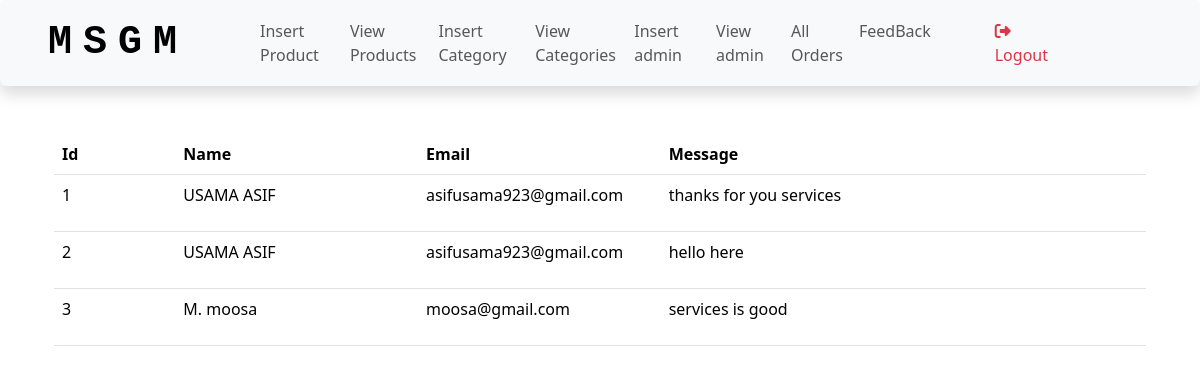
/admin_area/index.php?feedback (signed in), run on the app's committed database.
### tables this page shows
CREATE TABLE `feedback` (
  `feedback_id` int(11) NOT NULL,
  `name` varchar(100) NOT NULL,
  `email` varchar(100) NOT NULL,
  `message` text NOT NULL,
  `submitted_at` timestamp NOT NULL DEFAULT current_timestamp()
);

### admin_area/feedback_view.php (the view, shortened to what this page needs)
<!DOCTYPE html>
<html lang="en">
<head>
      <?php
include('../links.php');
    include('../functions/common_function.php');
    ?>
</head>
<body class="cart_page">
    <div class="container">
  <table id="cart" class="table table-hover table-condensed">
    <?php
    $product_query = "SELECT * FROM feedback";
        $product_result = mysqli_query($conn, $product_query);
    $result_count = mysqli_num_rows($product_result);
    if($result_count>0){
      echo "<thead>
      <tr>
        <th style='width:10%'>Id</th>
        <th style='width:20%'>Name</th>
        <th style='width:20%'>Email</th>
        <th style='width:40%'>Message</th>
      </tr>
    </thead>";
        while ($product_row = mysqli_fetch_assoc($product_result)) {
            $feedback_id = $product_row['feedback_id'];
            $name = $product_row['name'];
            $email = $product_row['email'];
            $message = $product_row['message'];
            ?>
    <tbody>
      <tr>
        <td data-th="feedback ID">
                 <p> <?php echo $feedback_id; ?></p>
        </td>
        <td data-th="name">
            <p>
            <?=$name?>
          </p>
        </td>
        <td data-th="Email">
         <p>
            <?=$email?>
          </p>
        </td>
        <td class="actions" data-th="">
          <p>
            <?=$message?>
          </p>
        </td>
      </tr>
    </tbody>
     <?php }}
     else{
      echo "<h2 class='text-center text-danger'> NO Feedback IS AVAILABLE </h2>";
     }
     ?>
  </table>
</div>
</body>
</html>

### style.css (style rules this page uses)
* { margin: 0; padding: 0; box-sizing: border-box; }

### data on the page
feedback: feedback_id "1", name "USAMA ASIF", email "asifusama923@gmail.com", message "thanks for you services"
feedback: feedback_id "2", name "USAMA ASIF", email "asifusama923@gmail.com", message "hello here"
feedback: feedback_id "3", name "M. moosa", email "moosa@gmail.com", message "services is good"
